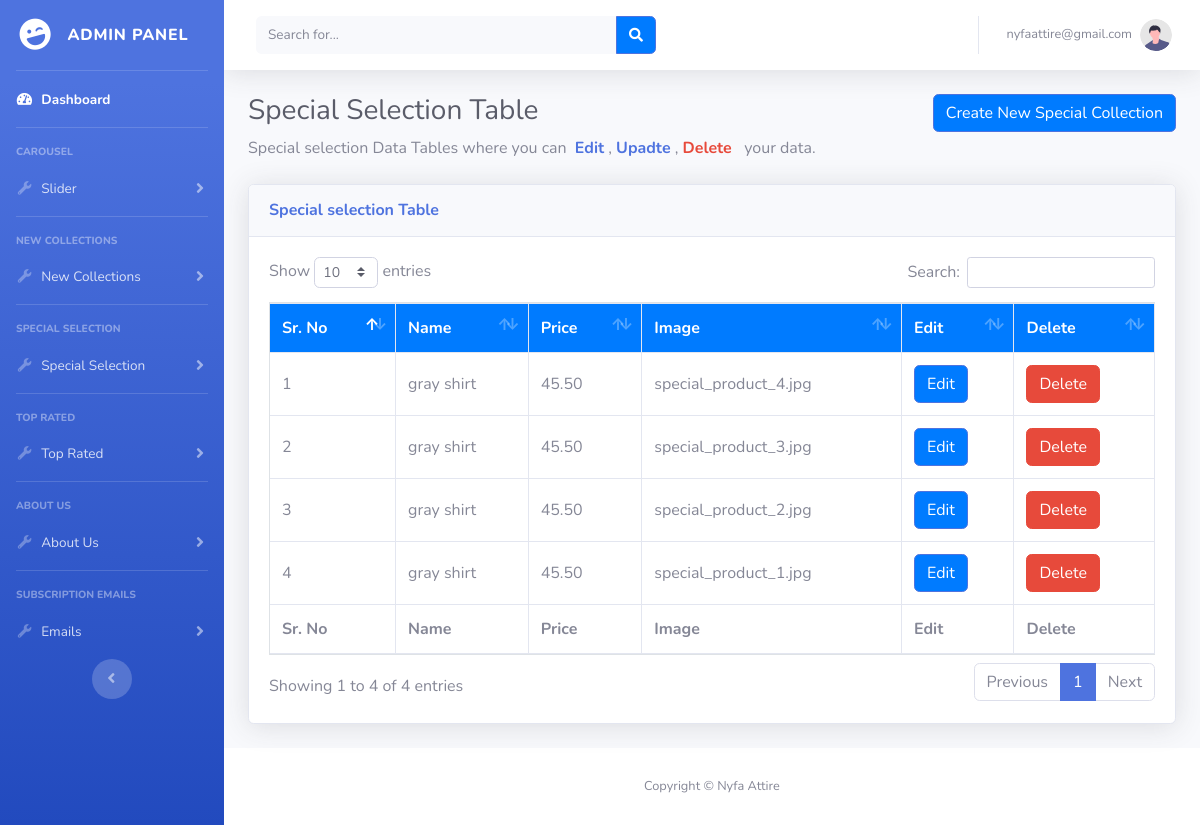
Screenshot of /admin/special_table.php (signed in) with the database file from the repository.
### tables this page shows
CREATE TABLE `special_products` (
  `id` int(11) NOT NULL,
  `name` varchar(255) NOT NULL,
  `price` decimal(10,2) NOT NULL,
  `image` varchar(255) NOT NULL
);

### admin/special_table.php (the view, shortened to what this page needs)
<?php
include('db.php');
$query = "SELECT * FROM `special_products` ORDER BY id DESC ";
$result = mysqli_query($conn, $query);
include('includes/header.php');
include('includes/sidebar.php');
?>
  <div id="content-wrapper" class="d-flex flex-column">
<div id="content">
  <nav class="navbar navbar-expand navbar-light bg-white topbar mb-4 static-top shadow">
<form
    class="d-none d-sm-inline-block form-inline mr-auto ml-md-3 my-2 my-md-0 mw-100 navbar-search">
    <div class="input-group">
        <input type="text" class="form-control bg-light border-0 small" placeholder="Search for..."
            aria-label="Search" aria-describedby="basic-addon2">
        <div class="input-group-append">
            <button class="btn btn-primary" type="button">
                <i class="fas fa-search fa-sm"></i>
            </button>
        </div>
    </div>
</form>
<ul class="navbar-nav ml-auto">
    <li class="nav-item dropdown no-arrow">
                <a class="nav-link dropdown-toggle" href="#" id="userDropdown" role="button" data-toggle="dropdown"
                    aria-haspopup="true" aria-expanded="false">
                    <span class="mr-2 d-none d-lg-inline text-gray-600 small"><?php echo $_SESSION['email']; ?></span>
                    <img class="img-profile rounded-circle" src="img/undraw_profile.svg">
                </a>
            </li>
</ul>
</nav>
                <div class="container-fluid">
                <a href="special_insert.php"><button type='submit' name='submit' class='btn btn-primary  float-right'>Create New Special Collection</button></a>
                    <h1 class="h3 mb-2 text-gray-800">Special Selection Table</h1>
                    <p class="mb-4">Special selection Data Tables where you can  &nbsp;<span class=" font-weight-bold text-primary">Edit</span> , <span class=" font-weight-bold text-primary">Upadte</span> , <span class=" font-weight-bold text-danger">Delete</span> &nbsp; your data.
                    <div class="card shadow mb-4">
                        <div class="card-header py-3">
                            <h6 class="m-0 font-weight-bold text-primary">Special selection Table</h6>
                        </div>
                        <div class="card-body">
                        <div class="table-responsive">
    <table class="table table-bordered" id="dataTable" width="100%" cellspacing="0">
        <thead>
            <tr>
                <th>Sr. No</th>
                <th>Name</th>
                <th>Price</th>
                <th>Image</th>
                <th>Edit</th>
                <th>Delete</th>
            </tr>
        </thead>
        <tfoot>
            <tr>
            <th>Sr. No</th>
                <th>Name</th>
                <th>Price</th>
                <th>Image</th>
                <th>Edit</th>
                <th>Delete</th>
            </tr>
        </tfoot>
        <tbody>
        <?php
        if(mysqli_num_rows($result) > 0) {
            $sn = 1;
            while($data = mysqli_fetch_assoc($result)) {
                echo "<tr>";
                echo "<td>" . $sn . "</td>";
                echo "<td>" . $data['name'] . "</td>";
                echo "<td>" . $data['price'] . "</td>";
                echo "<td>" . $data['image'] . "</td>";
                echo "<td><a href='special_edit.php?id=" . $data['id'] . "'><button type='submit' name='submit' class='btn btn-primary'>Edit</button></a></td>";
                echo "<td> <a href='javascript:void(0);' onclick='return confirmDelete(" . $data['id'] . ")'><button type='button' class='btn btn-danger'>Delete</button></a></td>";
                $sn++;
            }
        } else {
            echo "<tr><td colspan='4'>No matching records found</td></tr>";
        }
        ?>
        </tbody>
    </table>
</div>
                        </div>
                    </div>
                </div>
</div>
    <?php
include('includes/footer.php');
?>

### rows the page displays
special_products: name "gray shirt", price "45.50", image "special_product_4.jpg"
special_products: name "gray shirt", price "45.50", image "special_product_3.jpg"
special_products: name "gray shirt", price "45.50", image "special_product_2.jpg"
special_products: name "gray shirt", price "45.50", image "special_product_1.jpg"

### other values shown
$_SESSION['email'] "nyfaattire@gmail.com"
